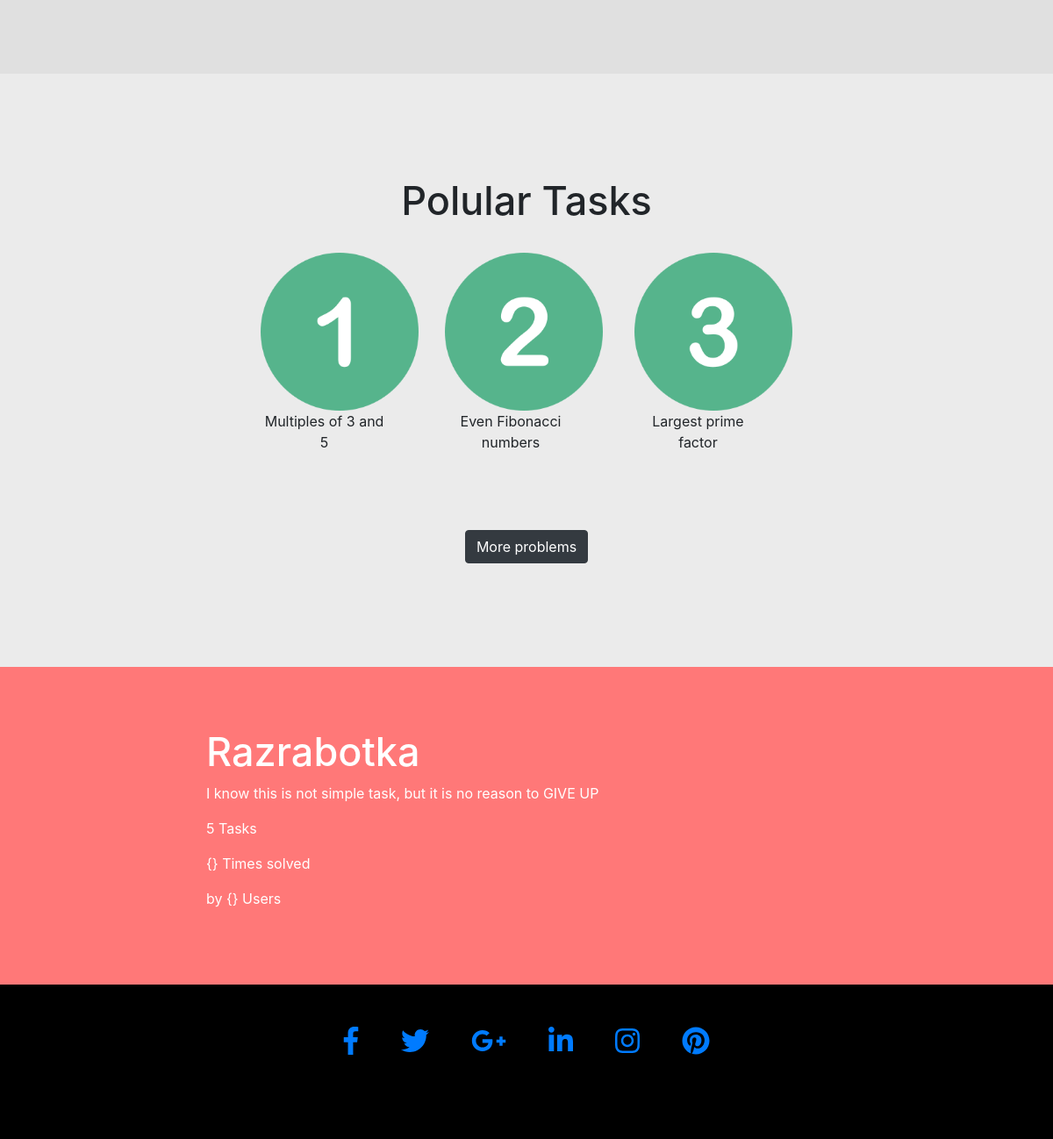
The app's page / (lower part), older data.
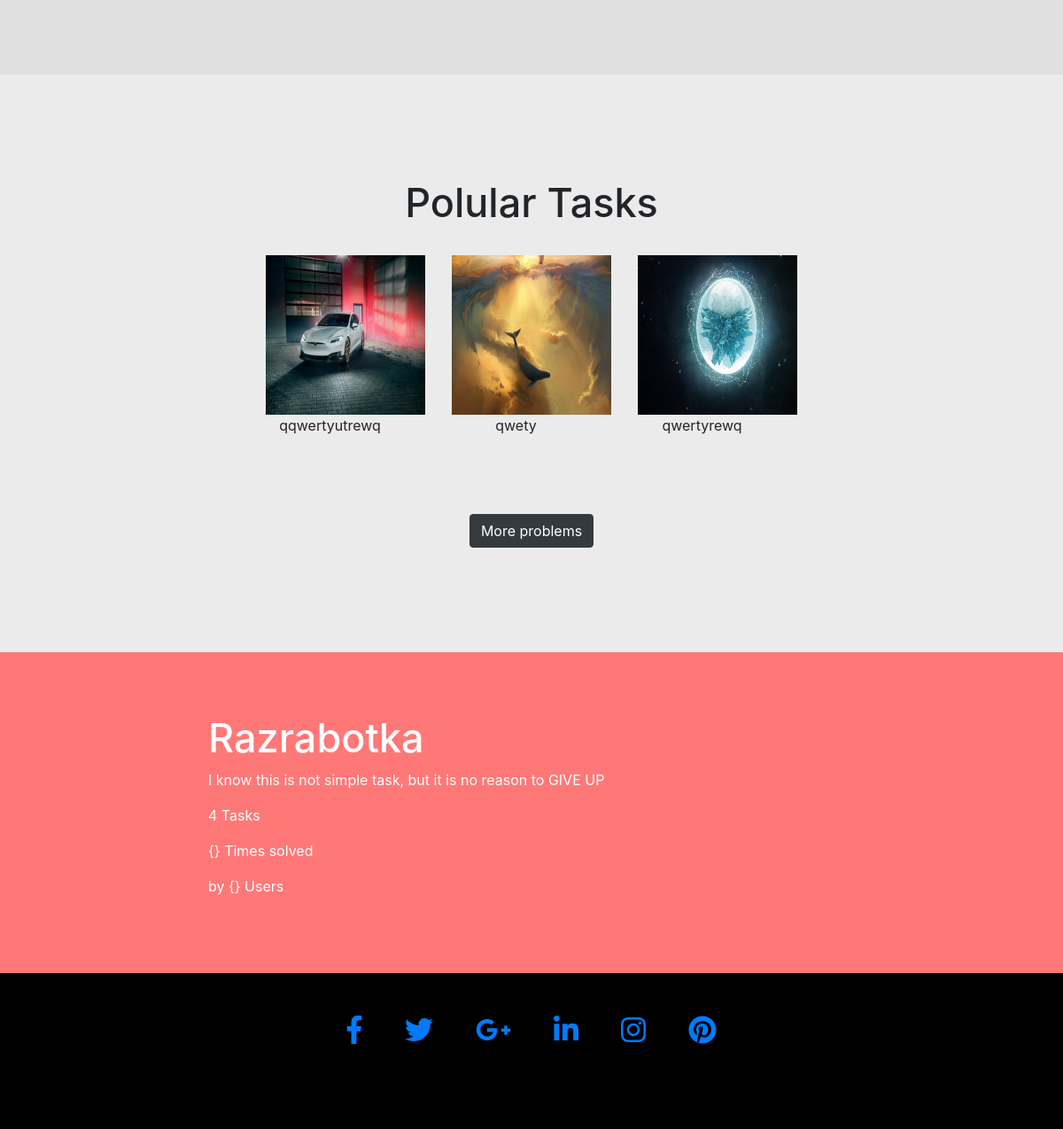
The same page, newer data.
### myFirstApp/models.py (models this page shows, shortened)
class Task(models.Model):
    task_name   = models.CharField(max_length = 1000)
    task_img    = models.ImageField(upload_to='task_img/', default='NULL')
    task_text   = models.TextField(default="")
    clicks      = models.IntegerField(default=0)

### myFirstApp/views.py (the view)
# urls.py: path('', views.index, name = 'index'),
def index(request): # shows 4 last popular tasks by number of clics
    taskTitle = 'Polular Tasks'
    allTasks = Task.objects.all()
    count = int(0)
    for i in allTasks:
        count += 1
    popular = Task.objects.filter(clicks__gt = 3).order_by('-clicks')[:3]
    return render(request, 'myFirstApp/popTask.html', context={'title':taskTitle,'task':popular, 'countTask':count})

### myFirstApp/templates/myFirstApp/popTask.html (shortened to what this page needs)
{% extends 'myFirstApp/index.html' %}
{% block news %}
{% if countTask %}
<br><br>
<div id= "dg">
      <br>
  </div>
{% endif %}
{% endblock  %}
{% block pop %}
{% if task %}
<br><br>
   <center> <h4>{{ title }}</h4></center>
    <br>
    <div class="container">
        <div class="row justify-content-md-center">
        <br><br>
    {% for i in task %}
        <div class="tilt2">
            <div class="col-lg-10 col-lg-offset-4">
                <a href={%url 'currentTask' i.id%}><img src="{{ i.task_img.url }}" width="180" height="180" alt=""> </a>
                <p>{{ i.task_name }} </p>
            </div>
        </div>
    {% endfor %}
        </div>
    </div>
    <br><br><br>
   <center> <a href={% url 'moreProblems' %} >  <button type="button" class="btn btn-dark center">More problems </button></a></center>
{% endif %}
{% endblock %}
{% block statistic %}
{% if countTask %}
<div class="container">
      <div class="row justify-content-md-center">
        <div class="col-lg-8 col-lg-offset-2">
          <h4>Razrabotka</h4>
          <p>I know this is not simple task, but it is no reason to GIVE UP</p>
          <p>{{ countTask }} Tasks</p>
          <p>{} Times solved</p>
          <p> by {} Users </p>
    </div>
      </div>
    </div>
{% endif %}
{% endblock  %}
{% block socialNetwork %}
<div class="container">
        <div class="row justify-content-md-center">
        <div class="col-md-12 py-5">
          <div class="mb-5 flex-center">
              <div class="row justify-content-md-center">
            <a class="fb-ic" href="#">
              <i class="fab fa-facebook-f fa-lg white-text mr-md-5 mr-3 fa-2x"> </i>
            </a>
            <a class="tw-ic"href="#">
              <i class="fab fa-twitter fa-lg white-text mr-md-5 mr-3 fa-2x"> </i>
            </a>
            <a class="gplus-ic"href="#">
              <i class="fab fa-google-plus-g fa-lg white-text mr-md-5 mr-3 fa-2x"> </i>
            </a>
            <a class="li-ic"href="#">
              <i class="fab fa-linkedin-in fa-lg white-text mr-md-5 mr-3 fa-2x"> </i>
            </a>
            <a class="ins-ic"href="#">
              <i class="fab fa-instagram fa-lg white-text mr-md-5 mr-3 fa-2x"> </i>
            </a>
            <a class="pin-ic"href="#">
              <i class="fab fa-pinterest fa-lg white-text fa-2x"> </i>
            </a>
          </div>
        </div>
      </div>
        </div>
      </div>
{% endblock  %}

### myFirstApp/templates/myFirstApp/index.html (shortened to what this page needs)
<!DOCTYPE html>
<html lang="en" dir="ltr">
  <head>
    {% load static %}
     <link rel="stylesheet" href="static/main.css">
 <link rel="stylesheet" href="static/registr.css">
    <link rel="stylesheet" href="https://maxcdn.bootstrapcdn.com/bootstrap/4.0.0/css/bootstrap.min.css"  id="bootstrap-css">
   </head>
  <body>
{% block news %}
{% endblock  %}
  <div id="lg">
    {% block pop %}
    {% endblock %}
    <br><br>
  </div>
  <div id="r">
    {% block statistic %}
    {% endblock  %}
  </div>
  <div id="f">
    {% block socialNetwork %}
    {% endblock  %}
  </div>
  </body>
</html>

### myFirstApp/static/main.css (style rules this page uses)
#dg { background: #e0e0e0; padding-top: 70px; padding-bottom: 70px; text-align: center; }
#lg { background: #ebebeb; padding-top: 70px; padding-bottom: 70px; text-align: center; }
#lg h4 { font-size: 45px; }
#r { background: #ff7878; padding-top: 70px; padding-bottom: 70px; }
#r h4 { color:white; font-size: 45px; }
#r p { color: white; }
#f { background: #000000; }

Row changes from the older to the newer data that the page shows:
removed Task: task_img (picture), task_name "Multiples of 3 and 5"
no longer on this page (row edited): Task: task_img (picture), task_name "Even Fibonacci numbers"
removed Task: task_img (picture), task_name "Largest prime factor"
added Task: task_img (picture), task_name "qqwertyutrewq"
added Task: task_img (picture), task_name "qwety"
now on this page (row edited): Task: task_img (picture), task_name "qwertyrewq"
Text that changed along with them:
{{ countTask }}: "5" → "4"
